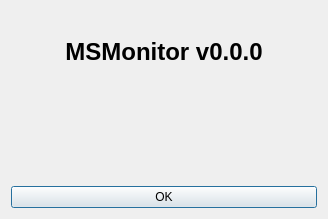
<?xml version="1.0" encoding="UTF-8"?>
<ui version="4.0">
 <class>FormInfo</class>
 <widget class="QWidget" name="FormInfo">
  <property name="geometry">
   <rect>
    <x>0</x>
    <y>0</y>
    <width>328</width>
    <height>219</height>
   </rect>
  </property>
  <property name="windowTitle">
   <string>Info</string>
  </property>
  <layout class="QVBoxLayout" name="verticalLayoutInfo">
   <item>
    <widget class="QLabel" name="labelText">
     <property name="font">
      <font>
       <pointsize>18</pointsize>
       <weight>75</weight>
       <bold>true</bold>
      </font>
     </property>
     <property name="text">
      <string>MSMonitor v0.0.0</string>
     </property>
     <property name="alignment">
      <set>Qt::AlignCenter</set>
     </property>
    </widget>
   </item>
   <item>
    <widget class="QLabel" name="labelPic">
     <property name="text">
      <string/>
     </property>
     <property name="pixmap">
      <pixmap resource="../res/forminfo.qrc">:/images/data/ampehre_logo.png</pixmap>
     </property>
     <property name="scaledContents">
      <bool>true</bool>
     </property>
    </widget>
   </item>
   <item>
    <widget class="QPushButton" name="pushButtonOK">
     <property name="text">
      <string>OK</string>
     </property>
     <property name="default">
      <bool>true</bool>
     </property>
    </widget>
   </item>
  </layout>
 </widget>
 <tabstops>
  <tabstop>pushButtonOK</tabstop>
 </tabstops>
 <resources>
  <include location="../res/forminfo.qrc"/>
 </resources>
 <connections/>
</ui>
